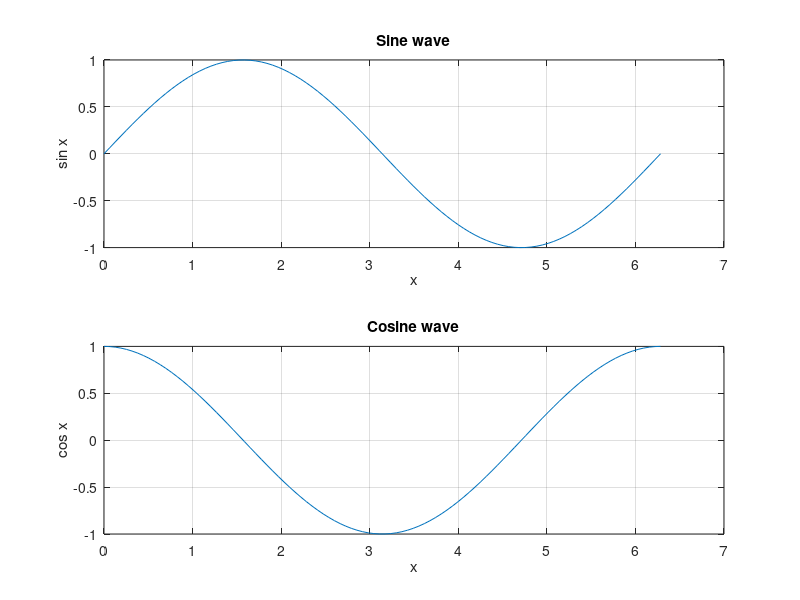

Write MATLAB code to recreate this figure.
% Plotting sine wave and cosine wave in subplotwise
%Md. Roknuzzaman Rikon
x = linspace(0, 2*pi, 100); % Generate 100 points between 0 and 2*pi
y1 = sin(x); % Sine wave values
y2 = cos(x); % Cosine wave values

subplot(2,1,1); % Create the first subplot (2 rows, 1 column, 1st plot)
plot(x, y1); % Plot sine wave
xlabel('x'); % Label for x-axis
ylabel('sin x'); % Label for y-axis
title('Sine wave'); % Title for sine wave plot
grid on; % Turn on the grid

subplot(2,1,2); % Create the second subplot (2 rows, 1 column, 2nd plot)
plot(x, y2); % Plot cosine wave
xlabel('x'); % Label for x-axis
ylabel('cos x'); % Label for y-axis
title('Cosine wave'); % Title for cosine wave plot
grid on; % Turn on the grid
